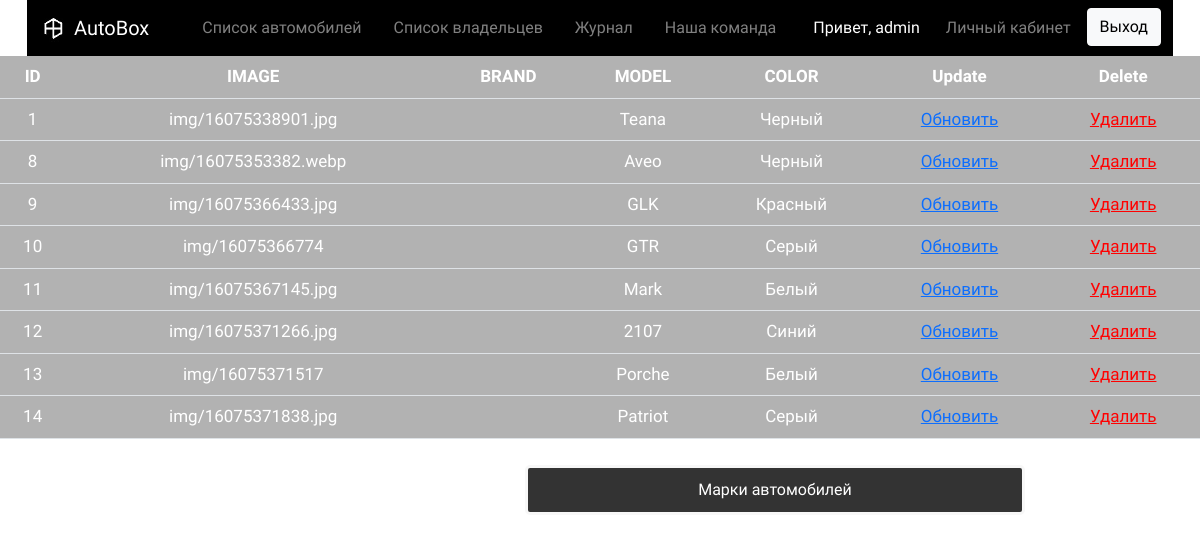
Page /pages/admin2.php (signed in) on the committed database.
### tables this page shows
CREATE TABLE `cars` (
  `id` int(11) UNSIGNED NOT NULL,
  `image` varchar(100) NOT NULL,
  `brand` varchar(70) NOT NULL,
  `model` varchar(35) NOT NULL,
  `color` varchar(70) NOT NULL
);

### pages/admin2.php (the view, shortened to what this page needs)
<!DOCTYPE html>
<html lang="en">
<head>
    <link rel="stylesheet" href="https://stackpath.bootstrapcdn.com/bootstrap/5.0.0-alpha1/css/bootstrap.min.css">
    <link rel="stylesheet" href="../css/style.css">
</head>
<body>
<header>
    <div class="container">
        <nav class="navbar navbar-expand-lg navbar-dark" style="background-color: #000000;">
            <div class="container-fluid">
                <a class="navbar-brand" href="/index.php ">
                    <img src="../img/Logo.jpg" width="30" height="30" class="d-inline-block align-top" loading="lazy">
                    AutoBox</a>
                <nav class="nav">
                    <a class="nav-link" href="/pages/auto.php">Список автомобилей</a>
                    <a class="nav-link" href="/pages/owner.php">Список владельцев</a>
                    <a class="nav-link" href="/pages/journal.php">Журнал </a>
                    <a class="nav-link" href="/pages/team.php">Наша команда</a>
                </nav>
                <ul class="nav justify-content-end">
                    <?php
                    if (!isset($_SESSION['user'])) :
                        ?>
                        <li class="nav-item">
                            <a class="nav-link" href="/pages/auth.php">Вход</a>
                        </li>
                        <li class="nav-item">
                            <button type="button" class="btn btn-light" onclick="window.location.href ='/pages/registration.php'">Регистрация</button>
                        </li>
                    <?php else : ?>
                        <li class="nav-item">
                            <h6 class="hello-title">Привет, <?= $_SESSION['array']['login'] ?></h6>
                        </li>
                        <li class="nav-item"><a class="nav-link" href="/pages/lk.php">Личный кабинет</a>
                        <li>
                        <li class="nav-item">
                            <button type="button" class="btn btn-light" onclick="window.location.href ='/php/logout.php'">Выход</button>
                        </li>
                    <?php endif; ?>
                </ul>
            </div>
        </nav>
    </div>
</header>
<div class="admin">
    <table class="table">
        <tr>
            <th>ID</th>
            <th>IMAGE</th>
            <th>BRAND</th>
            <th>MODEL</th>
            <th>COLOR</th>
            <th>Update</th>
            <th>Delete</th>
        </tr>
        <?php
        $db = connect();
        $cars = $db -> prepare( "SELECT * FROM cars");
        $cars->execute();
        while($auto = $cars->fetch(PDO::FETCH_ASSOC)){
            ?>
            <tr>
                <td><?= $auto['id'] ?></td>
                <td><?= $auto['image'] ?></td>
                <td><?= $auto['name_brand'] ?></td>
                <td><?= $auto['model'] ?></td>
                <td><?= $auto['color'] ?></td>
                <td><a href="update.php?id=<?= $auto['id'] ?>">Обновить</a></td>
                <td><a style="color: #ff0000;" href="../php/delete.php?id=<?= $auto['id'] ?>&image=<?= $auto['image'] ?>">Удалить</a></td>
            </tr>
            <?php
        }
        ?>
    </table>
    <button type="button" class="btn-auto" onclick="window.location.href ='adminpanel.php'">Марки автомобилей</button>
    </div>
</body>
</html>

### css/style.css (style rules this page uses)
body { font-family: 'Quantico', sans-serif; background-image: url("https://aishaspb.ru/uploads/s/c/a/q/caqumwemrsxf/img/full_wukuMGYo.jpg"); background-repeat: no-repeat; background-attachment: fixed; background-position: center; background-size: cover; }
*, *::before, *::after { box-sizing: border-box; }
h1, h2, h3, h4, h5, h6 { margin: 0px; text-align: center; color: #ffffff; }
.container { width: 100%; min-width: 1170px; margin: 0 auto; }
.nav { font-size: 16px; justify-content: center; }
.nav-link { color: gray; }
.table { color: white; text-align: center; font-size: 17px; background-color: rgba(0, 0, 0, 0.3); }
.hello-title { margin-top: 10px; margin-right: 10px; }
.btn-auto { color: white; margin: 10px 150px; padding: 6px; border: 3px solid whitesmoke; background-color: black; width: 500px; height: 50px; border-radius: 5px; opacity: .8; margin-left: 525px; }

### rows in the picture
cars: id "1", image "img/16075338901.jpg", model "Teana", color "Черный"
cars: id "8", image "img/16075353382.webp", model "Aveo", color "Черный"
cars: id "9", image "img/16075366433.jpg", model "GLK", color "Красный"
cars: id "10", image "img/16075366774", model "GTR", color "Серый"
cars: id "11", image "img/16075367145.jpg", model "Mark", color "Белый"
cars: id "12", image "img/16075371266.jpg", model "2107", color "Синий"
cars: id "13", image "img/16075371517", model "Porche", color "Белый"
cars: id "14", image "img/16075371838.jpg", model "Patriot", color "Серый"

### other values in the picture
$_SESSION['array']['login'] "admin"
